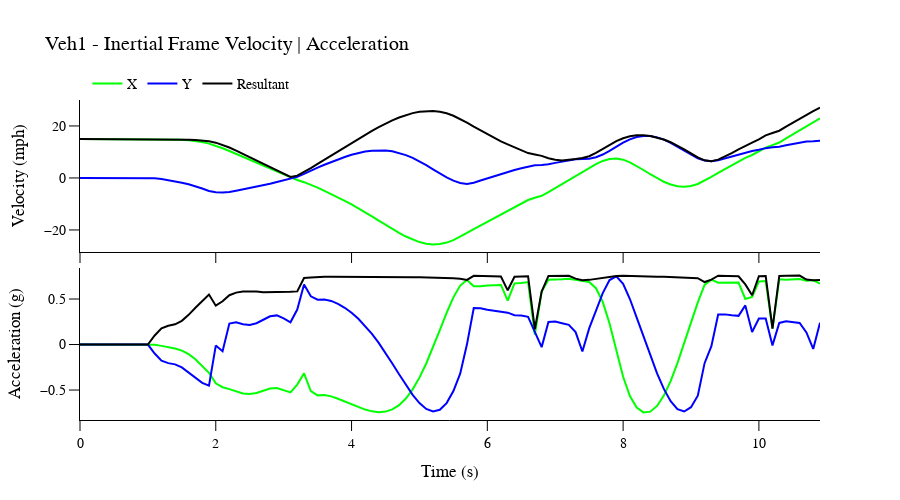
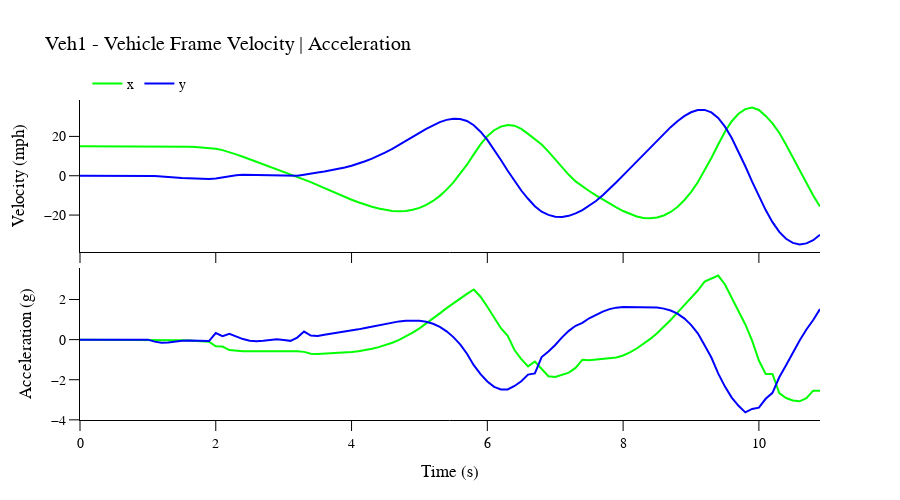
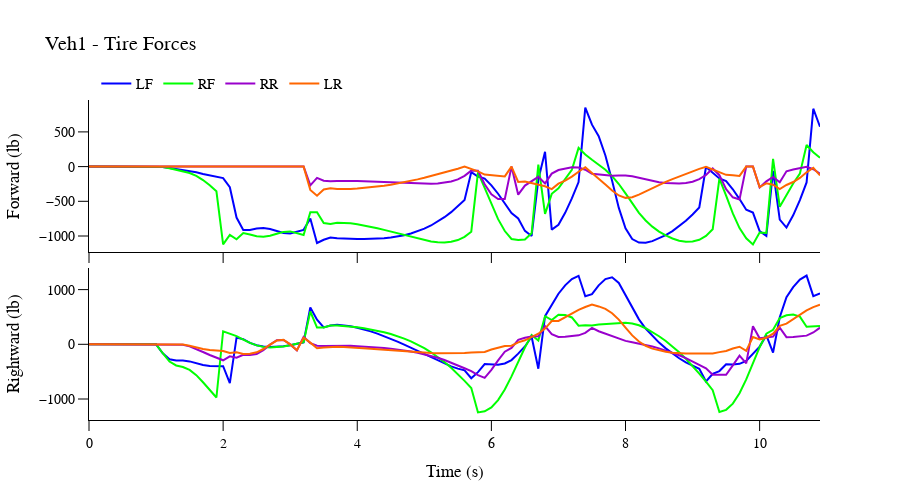
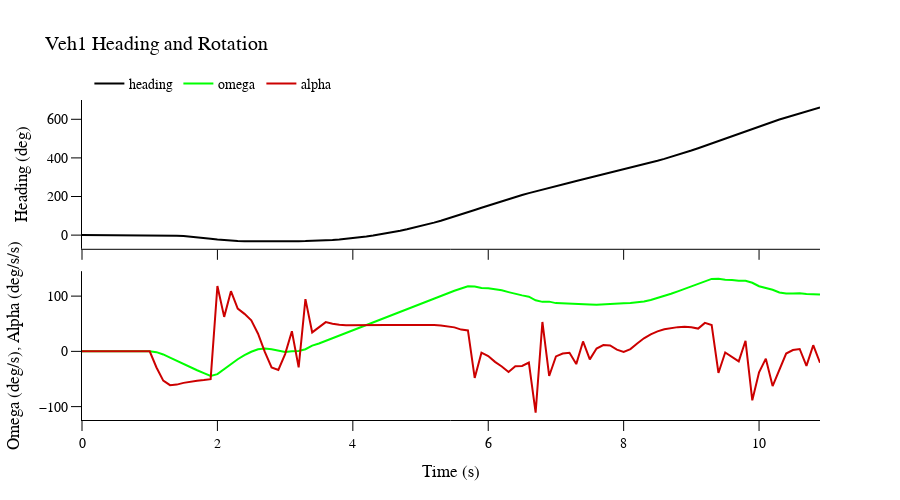

Notebook cell for these charts, in order:
### Markdown cell above
### Plot Motion

### Code cell
run.plot_model()
